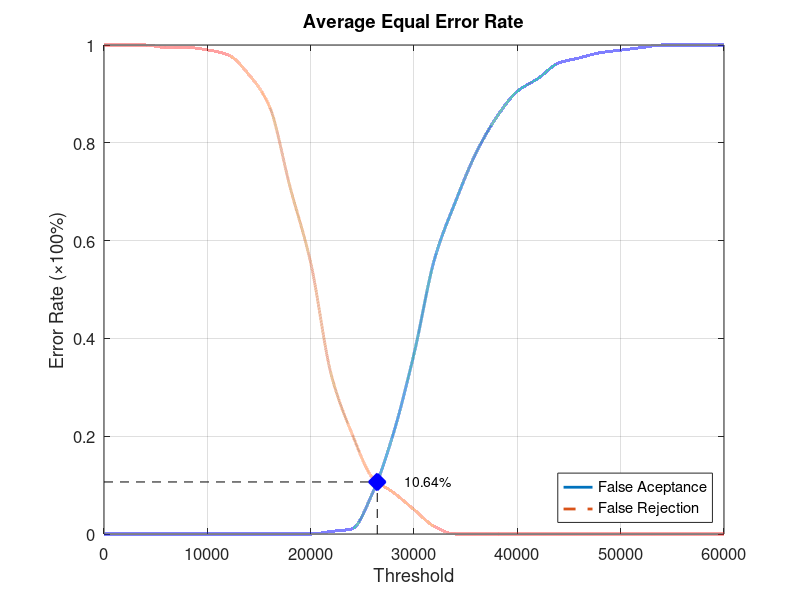
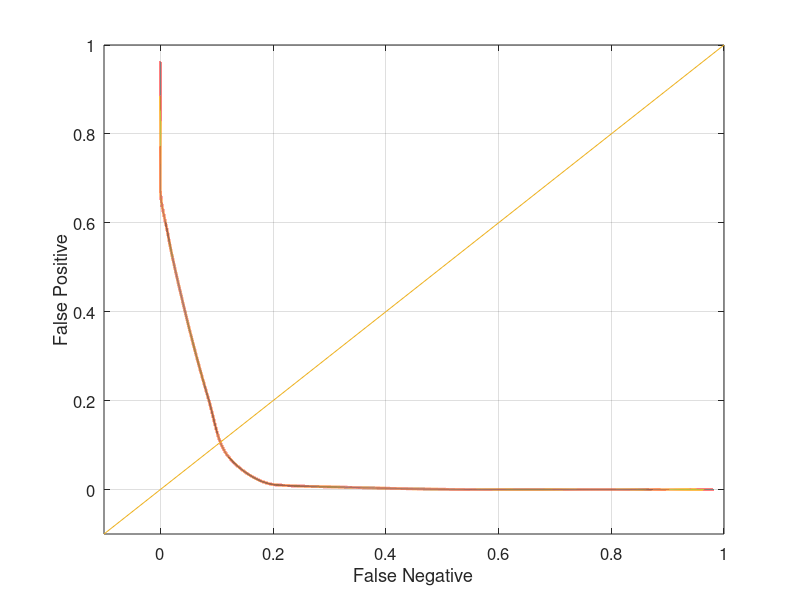

Write the MATLAB code that produced these figures, in order.
function yEER = Database4_4
close all;
clear;
clc;
x = 0:2000:60000;
xq = 0:0.5:60000;

y0 = [0 0 0 0 0 0 0 0 0 0 0 0.00526316 0.0105263 0.0842105 0.205263 0.368421 0.563158 0.678947 0.778947 0.852632 0.905263 0.931579 0.963158 0.973684 0.984211 0.989474 0.994737 1 1 1 1];
yy0 = interp1(x, y0, xq, 'pchip');
y1 = [1 1 1 0.995 0.995 0.99 0.98 0.94 0.875 0.71 0.555 0.325 0.205 0.115 0.085 0.05 0.015 0 0 0 0 0 0 0 0 0 0 0 0 0 0];
yy1 = interp1(x, y1, xq, 'pchip');

% Calculating EER: 
y2 = abs(y0 - y1);
find(y2 == min(y2))
yy2 = abs(yy0 - yy1);
xEER = find(yy2 == min(yy2));
xEERIndex = xq(xEER) % X-axis EER
yEER = yy0(xEER) % Y-axis EER

main = figure
plot(xq, yy0,'-','LineWidth', 2);	hold on
plot(xq, yy1,'--','LineWidth', 2);	hold on
plot([xEERIndex xEERIndex], [0 yEER], 'k--');	hold on
plot([0 xEERIndex], [yEER yEER], 'k--');	hold on
plot(xEERIndex, yEER, 'bx', 'LineWidth', 10);	hold on
text(xEERIndex + 10 * xEERIndex / 100, yEER, [num2str(round((10000 * yEER)) / 100) '%'])
legend('False Aceptance', 'False Rejection', 'Location', 'SouthEast')
xlabel('Threshold')
ylabel('Error Rate (\times100%)')
title('Average Equal Error Rate')
set(gca, 'FontSize', 12)
axis([0 60000 0 1])
grid on

print(main, 'Database4_4Main', '-dpng');
FNRxFPR = figure('Color', [1 1 1]);
plot(yy1, yy0, '-', yy1, yy0, 'LineWidth', 2);
hold on
y = -0.1:0.1:1
plot(y, y); 
set(gca, 'FontSize', 12)
xlabel('False Negative')
ylabel('False Positive')
axis([-0.1 1 -0.1 1])
set(gca, 'FontSize', 12)
grid on

print(FNRxFPR, 'Database4_4FNRxFPR','-dpng');
end
